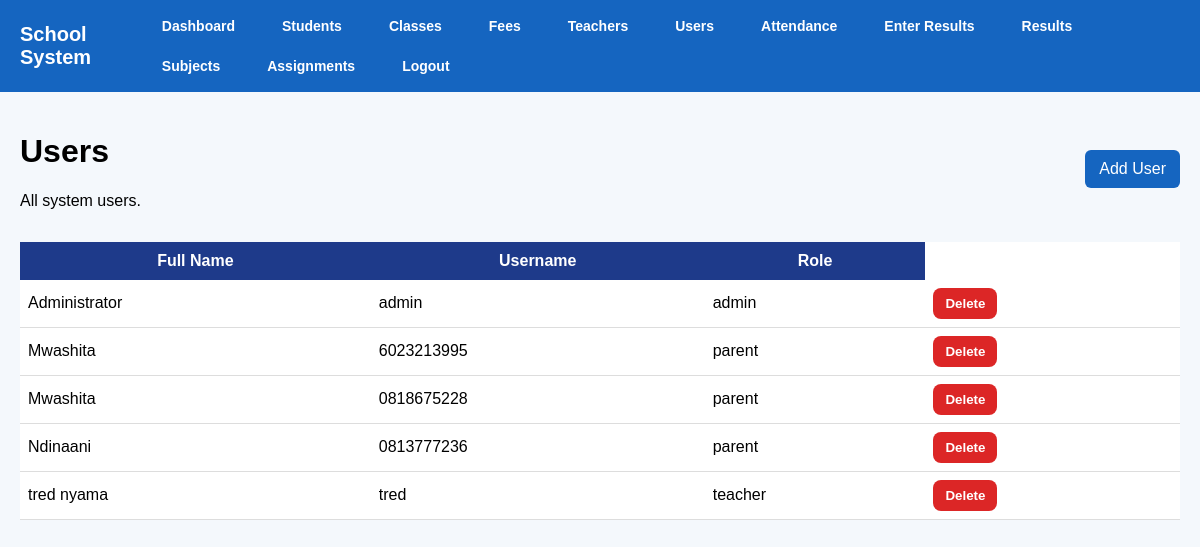
The app's page /users (signed in) with its own data.
### tables this page shows
CREATE TABLE users (
            id INTEGER PRIMARY KEY AUTOINCREMENT,
            full_name TEXT NOT NULL,
            username TEXT NOT NULL UNIQUE,
            password TEXT NOT NULL,
            role TEXT NOT NULL
        );

### app.py (the view)
@app.route("/users")
@login_required
@roles_required("admin", "director")
def users():
    conn = get_db()
    user_list = conn.execute("SELECT * FROM users").fetchall()
    conn.close()
    return render_template("users.html", users=user_list)

### app.py (called while the page is built)
def get_db():
    database_url = os.environ.get("DATABASE_URL")
    if database_url:
        conn = psycopg2.connect(database_url, cursor_factory=RealDictCursor)
    else:
        conn = sqlite3.connect("school.db")
        conn.row_factory = sqlite3.Row
    return conn

def login_required(f):
    @wraps(f)
    def wrapper(*args, **kwargs):
        if "user_id" not in session:
            flash("Please log in first.", "warning")
            return redirect(url_for("login"))
        return f(*args, **kwargs)
    return wrapper

def roles_required(*allowed_roles):
    def decorator(f):
        @wraps(f)
        def wrapper(*args, **kwargs):
            if "user_id" not in session:
                flash("Please log in first.", "warning")
                return redirect(url_for("login"))
            if session.get("role") not in allowed_roles:
                flash("You are not allowed to access that page.", "danger")
                return redirect(url_for("dashboard"))
            return f(*args, **kwargs)
        return wrapper
    return decorator

### templates/users.html (shortened to what this page needs)
{% extends "base.html" %}
{% block content %}
<div style="display:flex; justify-content:space-between; align-items:center; margin-bottom:16px; gap:12px; flex-wrap:wrap;">
    <div>
        <h1 class="page-title">Users</h1>
        <p class="page-subtitle">All system users.</p>
    </div>
    <a href="{{ url_for('add_user') }}" class="btn">Add User</a>
</div>
<div class="card">
    <div class="table-wrapper">
        <table>
            <thead>
                <tr>
                    <th>Full Name</th>
                    <th>Username</th>
                    <th>Role</th>
                </tr>
            </thead>
            <tbody>
                {% for user in users %}
                <tr>
                    <td>{{ user.full_name }}</td>
                    <td>{{ user.username }}</td>
                    <td>{{ user.role }}</td>
                    <td>
    <form method="POST" action="{{ url_for('delete_user', id=user.id) }}" onsubmit="return confirm('Are you sure you want to delete this user?');">
        <button type="submit" class="delete-btn">Delete</button>
    </form>
</td>
                </tr>
                {% else %}
                <tr>
                    <td colspan="3">No users found.</td>
                </tr>
                {% endfor %}
            </tbody>
        </table>
    </div>
</div>
{% endblock %}

### static/style.css (style rules this page uses)
body { font-family: Arial, sans-serif; background-color: #f4f6f9; margin: 0; padding: 0; }
table { width: 100%; border-collapse: collapse; background: white; }
th { background-color: #1e3a8a; color: white; padding: 10px; }
td { padding: 8px; border-bottom: 1px solid #ddd; }
button { background-color: #2563eb; color: white; padding: 8px 12px; border: none; border-radius: 5px; }

### templates/base.html (style rules this page uses)
body { margin: 0; font-family: Arial, sans-serif; background: #f4f8fc; }
.btn { background: #1565c0; color: white; padding: 10px 14px; border: none; border-radius: 6px; cursor: pointer; text-decoration: none; }

### templates/users.html (style rules this page uses)
.delete-btn { background: #dc2626; color: white; border: none; padding: 8px 12px; border-radius: 8px; cursor: pointer; font-weight: 600; }

### records on screen
users: full_name "Administrator", username "admin", role "admin"
users: full_name "Mwashita", username "6023213995", role "parent"
users: full_name "Mwashita", username "0818675228", role "parent"
users: full_name "Ndinaani", username "0813777236", role "parent"
users: full_name "tred nyama", username "tred", role "teacher"
